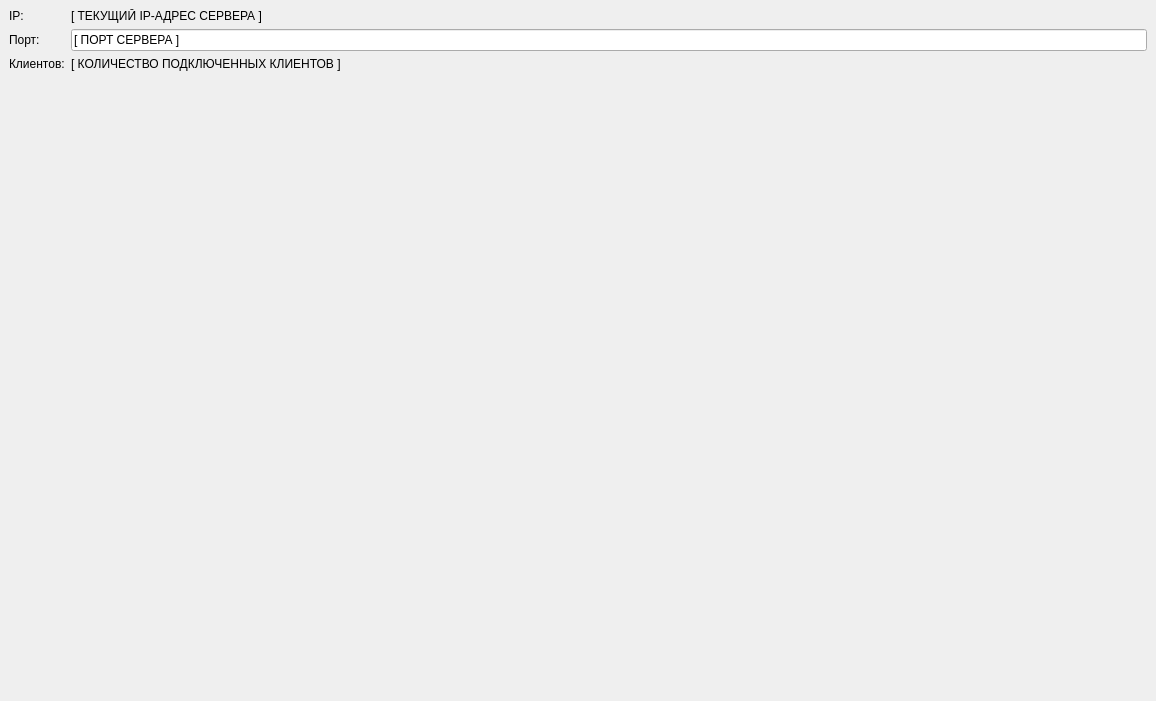
 <widget class="QMainWindow" name="MainWindow">
  <property name="geometry">
   <rect>
    <x>0</x>
    <y>0</y>
    <width>1156</width>
    <height>701</height>
   </rect>
  </property>
  <property name="minimumSize">
   <size>
    <width>1156</width>
    <height>700</height>
   </size>
  </property>
  <property name="windowTitle">
   <string>MainWindow</string>
  </property>
  <property name="styleSheet">
   <string notr="true">/*
  aqua.qss (version 0.1)
  released under the MIT license (https://opensource.org/licenses/MIT)
  www.poketcode.com - March 2016
*/

/**** QWidget (enabled) ****/
QWidget
{
  background-color: rgb(80,80,80);
  color: rgb(220,220,220);
  font-size: 11px;
  outline: none;
}

/**** QWidget (disabled) ****/
QWidget:disabled
{
  color: rgb(40,40,40);
}

/*********************************************************************************************************/

/**** QPushButton (enabled) ****/
QPushButton
{
  background-color: qlineargradient(x1: 0, y1: 0, x2: 0, y2: 1,
                                    stop: 0 rgb(120,120,120), stop: 1 rgb(80,80,80));
  border: 1px solid rgb(20,20,20);
  border-radius: 6px;
  color: rgb(230,230,230);
  padding: 4px 8px;
}

QPushButton:hover
{
  background-color: rgb(70,110,130);
}

QPushButton:pressed
{
  border-color: rgb(90,200,255);
  padding: 1px -1px -1px 1px;
}

/**** QPushButton (checkable) ****/
QPushButton:checked
{
  background-color: qlineargradient(x1: 0, y1: 0, x2: 0, y2: 1,
                                    stop: 0 rgb(40,150,200), stop: 1 rgb(90,200,255));
  color: rgb(20,20,20);
}

QPushButton:checked:hover
{
  background-color: rgb(70,110,130);
}

/**** QPushButton (disabled) ****/
QPushButton:disabled
{
  background-color: qlineargradient(x1: 0, y1: 0, x2: 0, y2: 1,
                                    stop: 0 rgb(160,160,160), stop: 1 rgb(120,120,120));
  border-color: rgb(60,60,60);
  color: rgb(40,40,40);
}

/*********************************************************************************************************/

/**** QToolButton (enabled) ****/
QToolButton
{
  background-color: qlineargradient(x1: 0, y1: 0, x2: 0, y2: 1,
                                    stop: 0 rgb(120,120,120), stop: 1 rgb(80,80,80));
  border: 1px solid rgb(20,20,20);
  color: rgb(220,220,220);
  padding: 4px 8px;
}

QToolButton:hover
{
  background-color: rgb(70,110,130);
}

QToolButton:pressed
{
  border-color: rgb(90,200,255);
  padding: 1px -1px -1px 1px;
}

/**** QToolButton (checkable) ****/
QToolButton:checked
{
  border-color: transparent;
  background-color: qlineargradient(x1: 0, y1: 0, x2: 0, y2: 1,
                                    stop: 0 rgb(40,150,200), stop: 1 rgb(90,200,255));
  color: rgb(20,20,20);
}

/**** QToolButton (disabled) ****/
QToolButton:disabled
{
  background-color: qlineargradient(x1: 0, y1: 0, x2: 0, y2: 1,
                                    stop: 0 rgb(160,160,160), stop: 1 rgb(120,120,120));
  border-color: rgb(60,60,60);
  color: rgb(40,40,40);
}

/*********************************************************************************************************/

/**** QRadioButton (enabled) ****/
QRadioButton
{
  background-color: transparent;
  color: rgb(220,220,220);
  padding: 4px 8px;
}

QRadioButton::indicator
{
  border: 1px solid rgb(20,20,20);
  border-radius: 7px;
  width: 14px;
  height: 14px;
}

QRadioButton::indicator:unchecked
{
  background-color: qlineargradient(x1: 0, y1: 0, x2: 0, y2: 1,
                                    stop: 0 rgb(120,120,120), stop: 1 rgb(80,80,80));
}

QRadioButton::indicator:checked
{
  background-color: qlineargradient(x1: 0, y1: 0, x2: 0, y2: 1,
                                    stop: 0 rgb(80,80,80), stop: 1 rgb(120,120,120));
  image: url(:images/radiobutton_checked.png);
}

QRadioButton::indicator:unchecked:hover,
QRadioButton::indicator:checked:hover
{
  background-color: rgb(70,110,130);
}

QRadioButton::indicator:unchecked:pressed,
QRadioButton::indicator:checked:pressed
{
  border-color: rgb(90,200,255);
}

/**** QRadioButton (disabled) ****/
QRadioButton:disabled
{
  color: rgb(40,40,40);
}

QRadioButton::indicator:disabled
{
  border-color: rgb(60,60,60);
}

QRadioButton::indicator:checked:disabled
{
  image: url(:images/radiobutton_checked_disabled.png);
}

/*********************************************************************************************************/

/**** QCheckBox (enabled) ****/
QCheckBox
{
  background-color: transparent;
  color: rgb(220,220,220);
  padding: 4px 8px;
}

QCheckBox::indicator
{
  border: 1px solid rgb(20,20,20);
  width: 14px;
  height: 14px;
}

QCheckBox::indicator:unchecked
{
  background-color: qlineargradient(x1: 0, y1: 0, x2: 0, y2: 1,
                                    stop: 0 rgb(120,120,120), stop: 1 rgb(80,80,80));
}

QCheckBox::indicator:checked
{
  background-color: qlineargradient(x1: 0, y1: 0, x2: 0, y2: 1,
                                    stop: 0 rgb(80,80,80), stop: 1 rgb(120,120,120));
  image: url(:images/checkbox_checked.png);
}

QCheckBox::indicator:indeterminate
{
  background-color: qlineargradient(x1: 0, y1: 0, x2: 0, y2: 1,
                                    stop: 0 rgb(80,80,80), stop: 1 rgb(120,120,120));
  image: url(:images/checkbox_indeterminate.png);
}

QCheckBox::indicator:unchecked:hover,
QCheckBox::indicator:checked:hover,
QCheckBox::indicator:indeterminate:hover
{
  background-color: rgb(70,110,130);
}

QCheckBox::indicator:unchecked:pressed,
QCheckBox::indicator:checked:pressed,
QCheckBox::indicator:indeterminate:pressed
{
  border-color: rgb(90,200,255);
}

/**** QCheckBox (disabled) ****/
QCheckBox:disabled
{
  color: rgb(40,40,40);
}

QCheckBox::indicator:disabled
{
  border-color: rgb(60,60,60);
}

QCheckBox::indicator:checked:disabled
{
  image: url(:images/checkbox_checked_disabled.png);
}

QCheckBox::indicator:indeterminate:disabled
{
  image: url(:images/checkbox_indeterminate_disabled.png);
}

/*********************************************************************************************************/

/**** QListView (enabled) ****/
QListView
{
  alternate-background-color: rgb(110,110,110);
  background-color: rgb(100,100,100);
  border: 1px solid rgb(20,20,20);
  color: rgb(220,220,220);
  selection-background-color: rgb(70,110,130);
  selection-color: white;
}

QListView QLineEdit
{
  padding: -1 0 0 0;
}

QListView::item:hover,
QListView::item:selected:hover
{
  background-color: rgb(70,110,130);
  color: white;
}

QListView::item:selected
{
  background-color: rgb(90,200,255);
  color: rgb(20,20,20);
}

/**** QListView (disabled) ****/
QListView:disabled
{
  alternate-background-color: rgb(130,130,130);
  background-color: rgb(120,120,120);
  border-color: rgb(60,60,60);
  color: rgb(40,40,40);
}

QListView::item:selected:disabled
{
  background-color: transparent;
}

/*********************************************************************************************************/

/**** QTableView (enabled) ****/
QTableView
{
  alternate-background-color: rgb(110,110,110);
  background-color: rgb(100,100,100);
  border: 1px solid rgb(20,20,20);
  color: rgb(220,220,220);
  selection-background-color: rgb(70,110,130);
  selection-color: white;
}

QTableView QLineEdit
{
  padding: -1 0 0 0;
}

QTableView::item:hover,
QTableView::item:selected:hover
{
  background-color: rgb(70,110,130);
  color: white;
}

QTableView::item:selected
{
  background-color: rgb(90,200,255);
  color: rgb(20,20,20);
}

QTableView QTableCornerButton::section
{
  background-color: rgb(60,60,60);
  border: 1px inset rgb(60,60,60);
}

/**** QTableView (disabled) ****/
QTableView:disabled
{
  alternate-background-color: rgb(130,130,130);
  background-color: rgb(120,120,120);
  border-color: rgb(60,60,60);
  color: rgb(40,40,40);
}

QTableView::item:selected:disabled
{
  background-color: transparent;
}

QTableView QTableCornerButton::section:disabled
{
  background-color: rgb(80,80,80);
  border: 1px inset rgb(80,80,80);
}

/*********************************************************************************************************/

/**** QHeaderView (enabled) ****/
QHeaderView
{
   background-color: rgb(60,60,60);
}

QHeaderView::section
{
   background-color: rgb(60,60,60);
   border: 1px inset rgb(60,60,60);
   color: rgb(220,220,220);
   padding: 4px;
}

/**** QHeaderView (disabled) ****/
QHeaderView:disabled
{
   background-color: rgb(80,80,80);
}

QHeaderView::section:disabled
{
   background-color: rgb(80,80,80);
   color: rgb(190,190,190);
}

/*********************************************************************************************************/

/**** QTreeView (enabled) ****/
QTreeView
{
  alternate-background-color: rgb(110,110,110);
  background-color: rgb(100,100,100);
  border: 1px solid rgb(20,20,20);
  color: rgb(220,220,220);
  selection-background-color: rgb(70,110,130);
  selection-color: white;
}

QTreeView QLineEdit
{
  padding: -1 0 0 0;
}

QTreeView::item:hover,
QTreeView::item:selected:hover
{
  background-color: rgb(70,110,130);
  color: white;
}

QTreeView::item:selected
{
  background-color: rgb(90,200,255);
  color: rgb(20,20,20);
}

QTreeView::branch:has-siblings:!adjoins-item
{
  border-image: url(:images/vline.png) 0;
}

QTreeView::branch:has-siblings:adjoins-item
{
  border-image: url(:images/branch-more.png) 0;
}

QTreeView::branch:!has-children:!has-siblings:adjoins-item
{
  border-image: url(:images/branch-end.png) 0;
}

QTreeView::branch:closed:has-children:!has-siblings,
QTreeView::branch:closed:has-children:has-siblings
{
  image: url(:images/branch-closed.png);
  margin: 3px;
}

QTreeView::branch:open:has-children:!has-siblings,
QTreeView::branch:open:has-children:has-siblings
{
  image: url(:images/branch-open.png);
  margin: 3px;
}

QTreeView::branch:closed:has-children:!has-siblings:hover,
QTreeView::branch:closed:has-children:has-siblings:hover
{
  image: url(:images/branch-closed_hover.png);
  margin: 3px;
}

QTreeView::branch:open:has-children:!has-siblings:hover,
QTreeView::branch:open:has-children:has-siblings:hover
{
  image: url(:images/branch-open_hover.png);
  margin: 3px;
}

/**** QTreeView (disabled) ****/
QTreeView:disabled
{
  alternate-background-color: rgb(130,130,130);
  background-color: rgb(120,120,120);
  border-color: rgb(60,60,60);
  color: rgb(40,40,40);
}

QTreeView::item:selected:disabled
{
  background-color: transparent;
}

/*********************************************************************************************************/

/**** QColumnView (enabled) ****/
QColumnView
{
  alternate-background-color: rgb(110,110,110);
  background-color: rgb(100,100,100);
  border: 1px solid rgb(20,20,20);
  color: rgb(220,220,220);
  selection-background-color: rgb(70,110,130);
  selection-color: white;
}

QColumnView QLineEdit
{
  padding: -1 0 0 0;
}

QColumnView::item:hover,
QColumnView::item:selected:hover
{
  background-color: rgb(70,110,130);
  color: white;
}

QColumnView::item:selected
{
  background-color: rgb(90,200,255);
  color: rgb(20,20,20);
}

/**** QColumnView (disabled) ****/
QColumnView:disabled
{
  alternate-background-color: rgb(130,130,130);
  background-color: rgb(120,120,120);
  border-color: rgb(60,60,60);
  color: rgb(40,40,40);
}

QColumnView::item:selected:disabled
{
  background-color: transparent;
}

/*********************************************************************************************************/

/**** QGroupBox (enabled) ****/
QGroupBox
{
  background-color: transparent;
  background-clip: margin;
  border: 1px solid rgb(20,20,20);
  border-radius: 4px;
  margin-top: 10px;
  padding-top: 4px;
}

QGroupBox::title
{
  padding: 2px 8px;
  subcontrol-origin: margin;
  subcontrol-position: top center;
}

QGroupBox::indicator
{
  border: 1px solid rgb(20,20,20);
  width: 14px;
  height: 14px;
}

QGroupBox::indicator:unchecked
{
  background-color: qlineargradient(x1: 0, y1: 0, x2: 0, y2: 1,
                                    stop: 0 rgb(120,120,120), stop: 1 rgb(80,80,80));
}

QGroupBox::indicator:checked
{
  background-color: qlineargradient(x1: 0, y1: 0, x2: 0, y2: 1,
                                    stop: 0 rgb(80,80,80), stop: 1 rgb(120,120,120));
  image: url(:images/checkbox_checked.png);
}

QGroupBox::indicator:unchecked:hover,
QGroupBox::indicator:checked:hover
{
  background-color: rgb(70,110,130);
}

QGroupBox::indicator:unchecked:pressed,
QGroupBox::indicator:checked:pressed
{
  border: 1px solid rgb(90,200,255);
}

/**** QGroupBox (disabled) ****/
QGroupBox:disabled
{
  border-color: rgb(60,60,60);
}

QGroupBox::indicator:disabled
{
  border-color: rgb(60,60,60);
}

QGroupBox::indicator:checked:disabled
{
  image: url(:images/checkbox_checked_disabled.png);
}

/*********************************************************************************************************/

/**** QScrollArea (enabled) ****/
QScrollArea
{
  background-color: rgb(100,100,100);
  border: 1px solid rgb(20,20,20);
}

/**** QScrollArea (disabled) ****/
QScrollArea:disabled
{
  background-color: rgb(120,120,120);
  border-color: rgb(60,60,60);
}

/*********************************************************************************************************/

/**** QToolBox (enabled) ****/
QToolBox
{
  background-color: transparent;
}

QToolBox::tab
{
  background-color: qlineargradient(x1: 0, y1: 0, x2: 0, y2: 1,
                                    stop: 0 rgb(120,120,120), stop: 1 rgb(80,80,80));
  border: 1px solid rgb(20,20,20);
  color: rgb(220,220,220);
}

QToolBox::tab:hover,
QToolBox::tab:selected:hover
{
  background-color: rgb(70,110,130);
}

QToolBox::tab:selected
{
  background-color: qlineargradient(x1: 0, y1: 0, x2: 0, y2: 1,
                                    stop: 0 rgb(40,150,200), stop: 1 rgb(90,200,255));
  color: rgb(20,20,20);
}

QToolBox QScrollArea
{
  background-color: rgb(100,100,100);
  border: 0px solid transparent;
}

/**** QToolBox (disabled) ****/
QToolBox::tab:disabled
{
  background-color: qlineargradient(x1: 0, y1: 0, x2: 0, y2: 1,
                                    stop: 0 rgb(160,160,160), stop: 1 rgb(120,120,120));
  border-color: rgb(60,60,60);
  color: rgb(40,40,40);
}

QToolBox QScrollArea:disabled
{
  background-color: rgb(120,120,120);
  border-color: transparent;
}

/*********************************************************************************************************/

/**** QTabWidget (enabled) ****/
QTabWidget
{
  background-color: transparent;
}

QTabWidget::pane
{
  border: 1px solid rgb(20,20,20);
}

/**** QTabWidget (disabled) ****/
QTabWidget::pane:disabled
{
  border-color: rgb(60,60,60);
}

/*********************************************************************************************************/

/**** QTabBar (enabled) ****/
QTabBar
{
  background-color: transparent;
}

QTabBar::tab
{
  width: 150px;
  background-color: qlineargradient(x1: 0, y1: 0, x2: 0, y2: 1,
                                    stop: 0 rgb(120,120,120), stop: 1 rgb(80,80,80));
  border: 1px solid rgb(60,60,60);
  border-bottom: 0;
  border-radius: 0px;
  color: rgb(220,220,220);
  margin-right: 0px;
  padding: 5px;
}

QTabBar::tab:hover
{
  background-color: rgb(70,110,130);
}

QTabBar::tab:selected
{
  background-color: qlineargradient(x1: 0, y1: 0, x2: 0, y2: 1,
                                    stop: 0 rgb(40,150,200), stop: 1 rgb(90,200,255));
  border-color: rgb(20,20,20);
  color: rgb(20,20,20);
}

QTabBar::tab:selected:hover
{
  background-color: rgb(70,110,130);
  color: rgb(220,220,220);
}

QTabBar::tear
{
  background-color: transparent;
}

QTabBar QToolButton
{
  background-color: rgb(80,80,80);
  border: 1px solid transparent;
  padding: 0px;
}

QTabBar QToolButton::right-arrow
{
  image: url(:images/right_arrow);
}

QTabBar QToolButton::left-arrow
{
  image: url(:images/left_arrow);
}

QTabBar QToolButton:hover
{
  background-color: rgb(70,110,130);
}

QTabBar QToolButton:pressed
{
  border-color: transparent;
}

QTabBar QToolButton::right-arrow:pressed
{
  image: url(:images/right_arrow_pressed);
}

QTabBar QToolButton::left-arrow:pressed
{
  image: url(:images/left_arrow_pressed);
}

/**** QTabBar (disabled) ****/
QTabBar:disabled
{
  background-color: transparent;
}

QTabBar::tab:disabled
{
  background-color: qlineargradient(x1: 0, y1: 0, x2: 0, y2: 1,
                                    stop: 0 rgb(160,160,160), stop: 1 rgb(120,120,120));
  color: rgb(40,40,40);
}

QTabBar::tab:selected:disabled
{
  border-color: rgb(60,60,60);
}

QTabBar QToolButton:disabled
{
  background-color: rgb(80,80,80);
  border-color: transparent;
}

QTabBar QToolButton::left-arrow:disabled
{
  image: url(:images/left_arrow_disabled);
}

QTabBar QToolButton::right-arrow:disabled
{
  image: url(:images/right_arrow_disabled);
}

/*********************************************************************************************************/

/**** QDockWidget (enabled) ****/
QDockWidget
{
  background-color: rgb(110,110,110);
  color: rgb(20,20,20);
}

QDockWidget::close-button,
QDockWidget::float-button
{
  background-color: transparent;
  border: 1px solid transparent;
}

QDockWidget::close-button:hover,
QDockWidget::float-button:hover
{
  background-color: rgb(70,110,130);
}

QDockWidget::close-button:pressed,
QDockWidget::float-button:pressed
{
  border-color: rgb(90,200,255);
  padding: 1px -1px -1px 1px;
}

QDockWidget &gt; QWidget
{
  background-color: rgb(90,90,90);
}

/**** QDockWidget (disabled) ****/
QDockWidget:disabled
{
  background-color: rgb(120,120,120);
  color: rgb(40,40,40);
}

QDockWidget &gt; QWidget:disabled
{
  background-color: rgb(100,100,100);
}

/*********************************************************************************************************/

/**** QComboBox (enabled) ****/
QComboBox
{
  background-color: rgb(80,80,80);
  border: 1px solid rgb(20,20,20);
  color: rgb(220,220,220);
  padding: 4px 8px;
  selection-background-color: rgb(70,110,130);
  selection-color: white;
}

QComboBox:hover
{
  background-color: rgb(70,110,130);
}

QComboBox::drop-down
{
  image: url(:images/dropdown.png);
  margin: 4px;
  width: 14px;
  height: 14px;
}

QComboBox::drop-down:on
{
  image: url(:images/dropdown_on.png);
}

QComboBox QAbstractItemView
{
  background-color: rgb(80,80,80);
  padding: 4px;
}

/**** QComboBox (editable) ****/
QComboBox:editable
{
  background-color: rgb(80,80,80);
  padding: 4px;
}

QComboBox:editable:focus
{
  border-color: rgb(90,200,255);
}

/**** QComboBox (disabled) ****/
QComboBox:disabled
{
  background-color: rgb(120,120,120);
  border-color: rgb(60,60,60);
  color: rgb(40,40,40);
}

QComboBox::drop-down:disabled
{
  image: url(:images/dropdown_disabled.png);
}

/*********************************************************************************************************/

/**** QLineEdit (enabled) ****/
QLineEdit
{
  background-color: rgb(80,80,80);
  border: 1px solid rgb(20,20,20);
  color: rgb(220,220,220);
  padding: 4px;
  selection-background-color: rgb(70,110,130);
  selection-color: white;
}

QLineEdit:focus
{
  border-color: rgb(90,200,255);
}

/**** QLineEdit (disabled) ****/
QLineEdit:disabled
{
  background-color: rgb(120,120,120);
  border-color: rgb(60,60,60);
  color: rgb(40,40,40);
}

/*********************************************************************************************************/

/**** QTextEdit (enabled) ****/
QTextEdit
{
  background-color: rgb(80,80,80);
  border: 1px solid rgb(20,20,20);
  color: rgb(220,220,220);
  padding: 4px;
  selection-background-color: rgb(70,110,130);
  selection-color: white;
}

QTextEdit:focus
{
  border-color: rgb(90,200,255);
}

/**** QTextEdit (disabled) ****/
QTextEdit:disabled
{
  background-color: rgb(120,120,120);
  border-color: rgb(60,60,60);
}

/*********************************************************************************************************/

/**** QPlainTextEdit (enabled) ****/
QPlainTextEdit
{
  background-color: rgb(80,80,80);
  border: 1px solid rgb(20,20,20);
  color: rgb(220,220,220);
  padding: 4px;
  selection-background-color: rgb(70,110,130);
  selection-color: white;
}

QPlainTextEdit:focus
{
  border-color: rgb(90,200,255);
}

/**** QPlainTextEdit (disabled) ****/
QPlainTextEdit:disabled
{
  background-color: rgb(120,120,120);
  border-color: rgb(60,60,60);
  color: rgb(40,40,40);
}

/*********************************************************************************************************/

/**** QSpinBox, QDoubleSpinBox, QTimeEdit, QDateEdit and QDateTimeEdit (enabled) ****/
QSpinBox,
QDoubleSpinBox,
QTimeEdit,
QDateEdit,
QDateTimeEdit
{
  background-color: rgb(80,80,80);
  border: 1px solid rgb(20,20,20);
  color: rgb(220,220,220);
  padding: 4px;
  selection-background-color: rgb(70,110,130);
  selection-color: white;
}

QSpinBox:focus,
QDoubleSpinBox:focus,
QTimeEdit:focus,
QDateEdit:focus,
QDateTimeEdit:focus
{
  border-color: rgb(90,200,255);
}

QSpinBox::up-button,
QDoubleSpinBox::up-button,
QTimeEdit::up-button,
QDateEdit::up-button,
QDateTimeEdit::up-button
{
  image: url(:images/spinup.png);
  width: 16px;
}

QSpinBox::up-button:hover,
QDoubleSpinBox::up-button:hover,
QTimeEdit::up-button:hover,
QDateEdit::up-button:hover,
QDateTimeEdit::up-button:hover
{
  background-color: rgb(70,110,130);
}

QSpinBox::up-button:pressed,
QDoubleSpinBox::up-button:pressed,
QTimeEdit::up-button:pressed,
QDateEdit::up-button:pressed,
QDateTimeEdit::up-button:pressed
{
  image: url(:images/spinup_pressed.png);
}

QSpinBox::down-button,
QDoubleSpinBox::down-button,
QTimeEdit::down-button,
QDateEdit::down-button,
QDateTimeEdit::down-button
{
  image: url(:images/spindown.png);
  width: 16px;
}

QSpinBox::down-button:hover,
QDoubleSpinBox::down-button:hover,
QTimeEdit::down-button:hover,
QDateEdit::down-button:hover,
QDateTimeEdit::down-button:hover
{
  background-color: rgb(70,110,130);
}

QSpinBox::down-button:pressed,
QDoubleSpinBox::down-button:pressed,
QTimeEdit::down-button:pressed,
QDateEdit::down-button:pressed,
QDateTimeEdit::down-button:pressed
{
  image: url(:images/spindown_pressed.png);
}

/**** QSpinBox, QDoubleSpinBox, QTimeEdit, QDateEdit and QDateTimeEdit (disabled) ****/
QSpinBox:disabled,
QDoubleSpinBox:disabled,
QTimeEdit:disabled,
QDateEdit:disabled,
QDateTimeEdit:disabled
{
  background-color: rgb(120,120,120);
  border-color: rgb(60,60,60);
  color: rgb(40,40,40);
}

QSpinBox::up-button:disabled,
QDoubleSpinBox::up-button:disabled,
QTimeEdit::up-button:disabled,
QDateEdit::up-button:disabled,
QDateTimeEdit::up-button:disabled
{
  image: url(:images/spinup_disabled.png);
}

QSpinBox::down-button:disabled,
QDoubleSpinBox::down-button:disabled,
QTimeEdit::down-button:disabled,
QDateEdit::down-button:disabled,
QDateTimeEdit::down-button:disabled
{
  image: url(:images/spindown_disabled.png);
}

/*********************************************************************************************************/

/**** QDial (enabled) ****/
QDial
{
  background-color: rgb(20,20,20);
  selection-background-color: rgb(90,200,255);
}

/**** QDial (disabled) ****/
QDial:disabled
{
  background-color: rgb(120,120,120);
}

/*********************************************************************************************************/

/**** QScrollBar (enabled) ****/
QScrollBar
{
  background-color: transparent;
  border: 1px solid rgb(10,10,10);
  border-radius: 5px;
}

QScrollBar:hover
{
  background-color: rgb(70,110,130);
}

QScrollBar::handle
{
  background-color: rgb(90,200,255);
  border-radius: 3px;
  min-width: 16px;
  min-height: 16px;
  margin: 1px;
}

QScrollBar::add-line,
QScrollBar::sub-line
{
  border: 1px solid transparent;
  border-radius: 10px;
  subcontrol-origin: margin;
}

QScrollBar::add-line:hover,
QScrollBar::add-line:pressed,
QScrollBar::sub-line:hover,
QScrollBar::sub-line:pressed
{
  background-color: rgb(70,110,130);
}

QScrollBar::add-page,
QScrollBar::sub-page
{
  background-color: transparent;
}

/**** QScrollBar (horizontal) ****/
QScrollBar:horizontal
{
  height: 20px;
  margin: 5px 23px 5px 23px;
}

QScrollBar::handle:horizontal
{
  min-width: 30px;
}

QScrollBar::add-line:horizontal
{
  width: 20px;
  subcontrol-position: right;
}

QScrollBar::sub-line:horizontal
{
  width: 20px;
  subcontrol-position: left;
}

QScrollBar::left-arrow:horizontal
{
  image: url(:images/scrollbar_left_arrow.png);
}

QScrollBar::left-arrow:horizontal:pressed
{
  image: url(:images/scrollbar_left_arrow_pressed.png);
}

QScrollBar::right-arrow:horizontal
{
  image: url(:images/scrollbar_right_arrow.png);
}

QScrollBar::right-arrow:horizontal:pressed
{
  image: url(:images/scrollbar_right_arrow_pressed.png);
}

/**** QScrollBar (vertical) ****/
QScrollBar:vertical
{
  width: 20px;
  margin: 23px 5px 23px 5px;
}

QScrollBar::handle:vertical
{
  min-height: 30px;
}

QScrollBar::add-line:vertical
{
  height: 20px;
  subcontrol-position: bottom;
}

QScrollBar::sub-line:vertical
{
  height: 20px;
  subcontrol-position: top;
}

QScrollBar::up-arrow:vertical
{
  image: url(:images/scrollbar_up_arrow.png);
}

QScrollBar::up-arrow:vertical:pressed
{
  image: url(:images/scrollbar_up_arrow_pressed.png);
}

QScrollBar::down-arrow:vertical
{
  image: url(:images/scrollbar_down_arrow.png);
}

QScrollBar::down-arrow:vertical:pressed
{
  image: url(:images/scrollbar_down_arrow_pressed.png);
}

/**** QScrollBar (disabled) ****/
QScrollBar:disabled
{
  background-color: rgb(120,120,120);
  border-color: rgb(60,60,60);
}

QScrollBar::handle:disabled
{
  background-color: rgb(80,80,80);
}

QScrollBar::left-arrow:horizontal:disabled
{
  image: url(:images/scrollbar_left_arrow_disabled.png);
}

QScrollBar::right-arrow:horizontal:disabled
{
  image: url(:images/scrollbar_right_arrow_disabled.png);
}

QScrollBar::up-arrow:vertical:disabled
{
  image: url(:images/scrollbar_up_arrow_disabled.png);
}

QScrollBar::down-arrow:vertical:disabled
{
  image: url(:images/scrollbar_down_arrow_disabled.png);
}

/*********************************************************************************************************/

/**** QSlider (enabled) ****/
QSlider
{
  background-color: transparent;
}

QSlider::groove
{
  border-radius: 2px;
}

QSlider::handle
{
  background-color: qlineargradient(x1: 0, y1: 0, x2: 0, y2: 1,
                                    stop: 0 rgb(40,150,200), stop: 1 rgb(90,200,255));
  border-radius: 8px;
}

/**** QSlider (horizontal) ****/
QSlider::groove:horizontal
{
  background-color: qlineargradient(x1: 0, y1: 0, x2: 0, y2: 1,
                                    stop: 0 rgb(160,160,160), stop: 1 rgb(80,80,80));
  height: 4px;
}

QSlider::handle:horizontal
{
  margin: -6px 0;
  width: 16px;
}

QSlider::groove:horizontal:hover
{
  background-color: rgb(70,110,130);
}

/**** QSlider (vertical) ****/
QSlider::groove:vertical
{
  background-color: qlineargradient(x1: 0, y1: 0, x2: 1, y2: 0,
                                    stop: 0 rgb(160,160,160), stop: 1 rgb(80,80,80));
  width: 4px;
}

QSlider::handle:vertical
{
  margin: 0 -6px;
  height: 16px;
}

QSlider::groove:vertical:hover
{
  background-color: rgb(70,110,130);
}

/**** QSlider (disabled) ****/
QSlider::handle:disabled
{
  background-color: qlineargradient(x1: 0, y1: 0, x2: 0, y2: 1,
                                    stop: 0 rgb(160,160,160), stop: 1 rgb(120,120,120));
}

/*********************************************************************************************************/

/**** QLabel (enabled) ****/
QLabel
{
  background-color: transparent;
  color: rgb(220,220,220);
  padding: 4px;
}

/**** QLabel (disabled) ****/
QLabel
{
}

/*********************************************************************************************************/

/**** QTextBrowser (enabled) ****/
QTextBrowser
{
  background-color: rgb(100,100,100);
  border: 1px solid rgb(20,20,20);
}

/**** QTextBrowser (disabled) ****/
QTextBrowser:disabled
{
  background-color: rgb(120,120,120);
  border-color: rgb(60,60,60);
  color: rgb(40,40,40);
}

/*********************************************************************************************************/

/**** QGraphicsView (enabled) ****/
QGraphicsView
{
  background-color: rgb(100,100,100);
  border: 1px solid rgb(20,20,20);
}

/**** QGraphicsView (disabled) ****/
QGraphicsView:disabled
{
  background-color: rgb(120,120,120);
  border-color: rgb(60,60,60);
}

/*********************************************************************************************************/

/**** QCalendarWidget (enabled) ****/
QCalendarWidget &gt; QWidget
{
  background-color: rgb(60,60,60);
  border: 1px solid rgb(20,20,20);
}

QCalendarWidget QToolButton
{
  border: transparent;
  background-color: transparent;
}

QCalendarWidget QTableView
{
  border: transparent;
  background-color: rgb(140,140,140);
  selection-background-color: rgb(70,110,130);
  selection-color: white;
}

/**** QCalendarWidget (disabled) ****/
QCalendarWidget &gt; QWidget:disabled
{
  background-color: rgb(100,100,100);
  border-color: rgb(60,60,60);
}

QCalendarWidget QToolButton:disabled
{
  background-color: transparent;
}

QCalendarWidget QTableView:disabled
{
  background-color: rgb(160,160,160);
  selection-background-color: transparent;
}

/*********************************************************************************************************/

/**** QLCDNumber (enabled) ****/
QLCDNumber
{
  background-color: rgb(40,40,40);
  border: 1px solid rgb(20,20,20);
}

/**** QLCDNumber (disabled) ****/
QLCDNumber:disabled
{
  background-color: rgb(120,120,120);
  border: 1px solid rgb(60,60,60);
}

/*********************************************************************************************************/

/**** QProgressBar (enabled) ****/
QProgressBar
{
  background-color: rgb(40,40,40);
  background-color: rgb(20,60,80);
  border: 1px solid rgb(20,20,20);
  color: rgb(220,220,220);
  text-align: center;
}

QProgressBar::chunk
{
  background-color: rgb(70,110,130);
  margin: 1px;
  width: 4px;
}

/**** QProgressBar (disabled) ****/
QProgressBar:disabled
{
  background-color: rgb(120,120,120);
  border: 1px solid rgb(60,60,60);
  color: rgb(40,40,40);
}

/*********************************************************************************************************/

/**** QMenuBar (enabled) ****/
QMenuBar
{
  background-color: rgb(60,60,60);
  border: 1px solid transparent;
  border-bottom-color: rgb(80,80,80);
}

QMenuBar::item
{
  background-color: transparent;
  color: rgb(220,220,220);
  padding: 8px;
}

QMenuBar::item:selected
{
  background-color: rgb(70,110,130);
  color: white;
}

/**** QMenuBar (disabled) ****/
QMenuBar:disabled
{
  background-color: rgb(100,100,100);
  border-bottom-color: rgb(60,60,60);
}

QMenuBar::item:disabled
{
  color: rgb(40,40,40);
}

/*********************************************************************************************************/

/**** QMenu (enabled) ****/
QMenu
{
  background-color: rgb(60,60,60);
  color: rgb(220,220,220);
}

QMenu::item:selected
{
  background-color: rgb(70,110,130);
  color: white;
}

/*********************************************************************************************************/

/**** QToolBar (enabled) ****/
QToolBar
{
  background-color: rgb(60,60,60);
  border: 1px outset rgb(120,120,120);
}

QToolBar &gt; QToolButton
{
  background-color: transparent;
  border: 1px solid transparent;
}

/**** QToolBar (disabled) ****/
QToolBar:disabled
{
  background-color: rgb(100,100,100);
}

QToolBar &gt; QToolButton:disabled
{
  background-color: transparent;
  border: 1px solid transparent;
}

/*********************************************************************************************************/
</string>
  </property>
  <widget class="QWidget" name="centralWidget">
   <layout class="QHBoxLayout" name="horizontalLayout">
    <item>
     <layout class="QGridLayout" name="gridLayout_5">
      <item row="2" column="0">
       <widget class="QLabel" name="label">
        <property name="text">
         <string>Клиентов:</string>
        </property>
       </widget>
      </item>
      <item row="2" column="1">
       <widget class="QLabel" name="label_2">
        <property name="text">
         <string>[ КОЛИЧЕСТВО ПОДКЛЮЧЕННЫХ КЛИЕНТОВ ]</string>
        </property>
       </widget>
      </item>
      <item row="0" column="1">
       <widget class="QLabel" name="label_3">
        <property name="text">
         <string>[ ТЕКУЩИЙ IP-АДРЕС СЕРВЕРА ]</string>
        </property>
       </widget>
      </item>
      <item row="1" column="1">
       <widget class="QLineEdit" name="lineEdit_10">
        <property name="text">
         <string>[ ПОРТ СЕРВЕРА ]</string>
        </property>
       </widget>
      </item>
      <item row="0" column="0">
       <widget class="QLabel" name="label_12">
        <property name="text">
         <string>IP:</string>
        </property>
       </widget>
      </item>
      <item row="1" column="0">
       <widget class="QLabel" name="label_8">
        <property name="text">
         <string>Порт:</string>
        </property>
       </widget>
      </item>
      <item row="3" column="1">
       <spacer name="verticalSpacer">
        <property name="orientation">
         <enum>Qt::Vertical</enum>
        </property>
        <property name="sizeHint" stdset="0">
         <size>
          <width>20</width>
          <height>40</height>
         </size>
        </property>
       </spacer>
      </item>
     </layout>
    </item>
   </layout>
  </widget>
 </widget>
